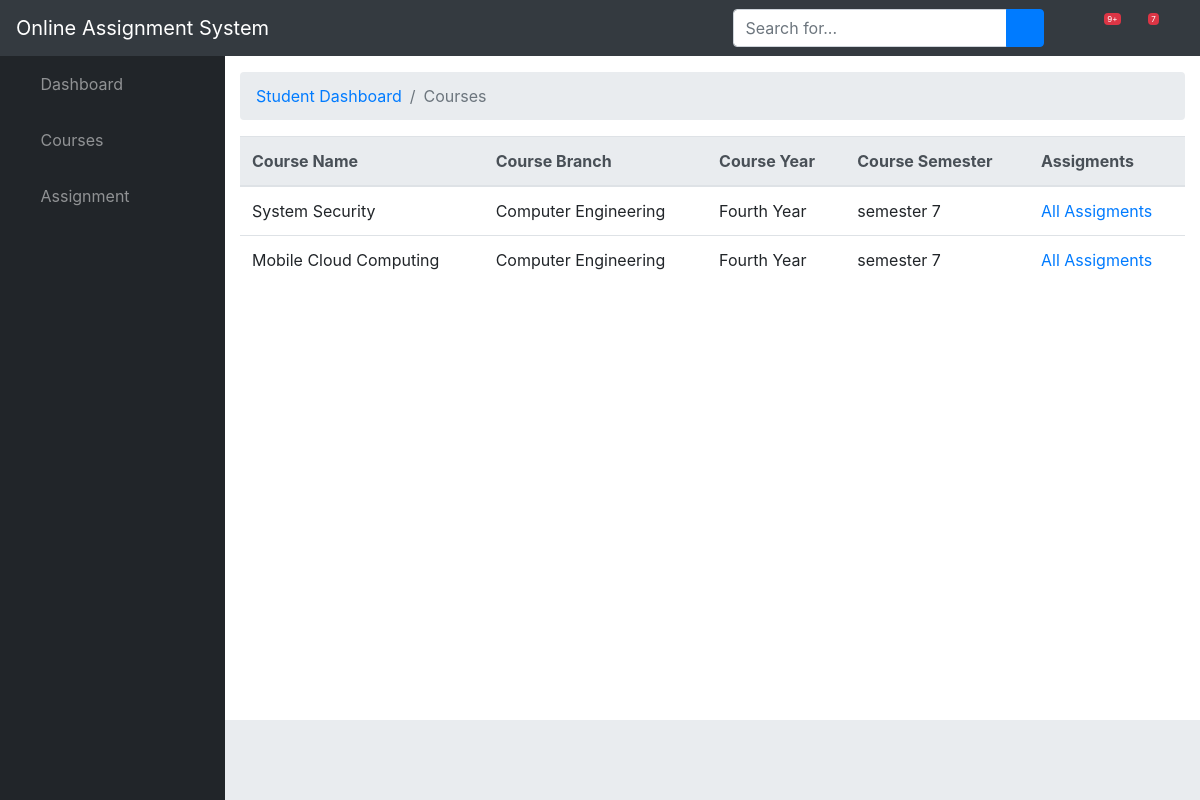
/assignment/student_course_list/ (signed in), run on an earlier commit of the app's database.
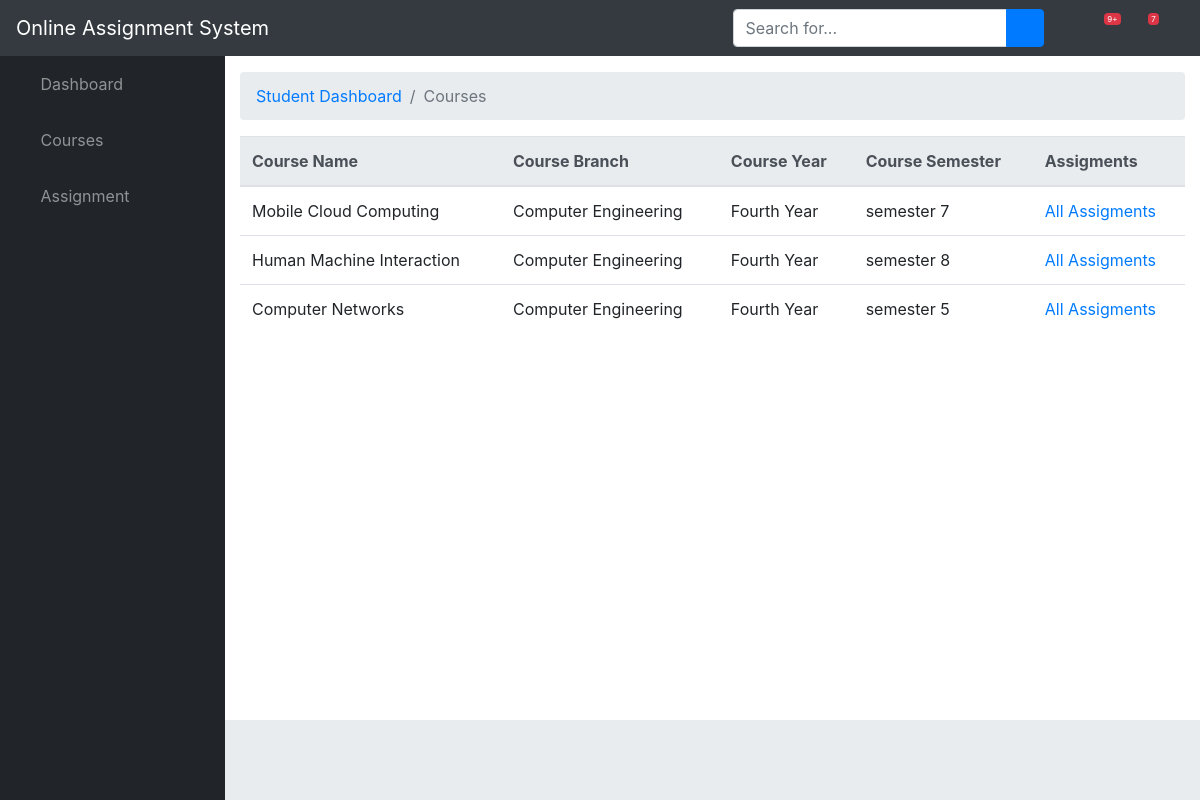
And on a later commit of the database.
### assignment/models.py (models this page shows, shortened)
class Course(models.Model):
    name = models.CharField(max_length = 50)
    branch = models.ForeignKey(Branch,on_delete = models.SET_NULL,blank=True,null=True)
    faculty = models.ForeignKey(Faculty ,on_delete = models.SET_NULL,blank=True,null=True)
    year = models.ForeignKey(StudyYear ,on_delete = models.SET_NULL,blank=True,null=True)
    semester = models.ForeignKey(Semester ,on_delete = models.SET_NULL,blank=True,null=True )

class Branch(models.Model):
    name = models.CharField(max_length = 50 , help_text = "Example Computer Engineering")
    def __str__(self):
        return self.name

class StudyYear(models.Model):
    year = models.CharField(max_length = 50 , help_text = "Enter in this format First Year , Second Year, etc.")
    def __str__(self):
        return self.year

class Semester(models.Model):
    sem = models.IntegerField()
    def __str__(self):
        return f'semester {self.sem}'

### assignment/views.py (the view)
# urls.py: path('student_course_list/',views.StudentCourseListView.as_view(),name='AllCourse'),
class StudentCourseListView(generic.ListView):
    model = Course
    template_name = "Student_Dashboard/course_list.html"
    context_object_name = 'course_list'
    paginate_by = 10
    def get_queryset(self):
        student = Student.objects.get(user = self.request.user)
        branch = Branch.objects.get(name=student.branch.name)
        year = StudyYear.objects.get(year=student.year)
        return Course.objects.filter(branch=branch,year=year)

### assignment/templates/Student_Dashboard/course_list.html
{% extends "./base.html" %}
{% block breadcrumb%}
<li class="breadcrumb-item active">Courses</li>
{%endblock%}
{% block content %}
{% if course_list %}
  <table class="table">
    <thead class="thead-light">
      <tr>
        <th scope="col">Course Name</th>
        <th scope="col">Course Branch</th>
        <th scope="col">Course Year</th>
        <th scope="col">Course Semester</th>
        <th scope="col">Assigments</th>
      </tr>
    </thead>
    <tbody>
      {% for course in course_list %}
      <tr>
        <td>{{ course.name }}</td>
        <td>{{ course.branch }}</td>
        <td>{{ course.year }}</td>
        <td>{{ course.semester }}</td>
        <td><a href="{% url 'student_course_detail' course.id %}">All Assigments</a></td>
      </tr>
    {% endfor %}
    </tbody>
  </table>
  {% else %}
    <p>There are no course added yet !</p>
  {% endif %}
{% endblock %}

What changed in the data, as far as the page shows it:
removed Course: name "System Security", branch "Computer Engineering", year "Fourth Year", semester "semester 7"
added Course: name "Human Machine Interaction", branch "Computer Engineering", year "Fourth Year", semester "semester 8"
added Course: name "Computer Networks", branch "Computer Engineering", year "Fourth Year", semester "semester 5"
